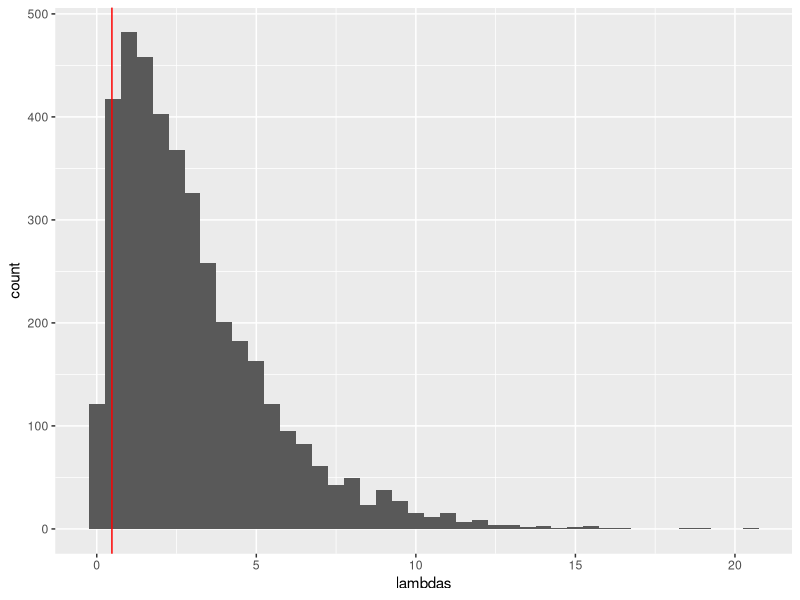

The R script that drew this image:
## ---- chunk 1
library(tidyverse)
## ---- chunk 2
n_experimentos <- 556
lambda <- function(n, x, p){
  # estimador de máxima verosimilitud
  mle <- x / n
  log_mle <- log(mle)
  # log verosimilitud bajo mv
  log_p_mv <- x[1]*log_mle[1] + x[2]*log_mle[2] + x[3]*log_mle[3] + x[4]*log_mle[4]
  # log verosimllitud bajo nula
  log_p_nula <- x[1]*log(p[1]) + x[2]*log(p[2]) + x[3]*log(p[3]) + x[4]*log(p[4])
  lambda <- 2*(log_p_mv - log_p_nula)
  lambda
}

probabilidades_nulas <- c(9/16,3/16,3/16,1/16)
eventos_obs <- c(315, 101, 108, 32)

lambda_obs <- lambda(n_experimentos, eventos_obs, probabilidades_nulas)
lambda_obs
## ---- chunk 3
simulados_nula <- rmultinom(4000, n_experimentos, probabilidades_nulas)
sims_tbl <- data.frame(simulados_nula)
res_lambdas = c()
for(i in 1:4000){
  res_lambdas[i] <- lambda(n_experimentos, sims_tbl[, i], probabilidades_nulas)
}
res_lambdas <- tibble(lambdas = res_lambdas)
## ---- chunk 4
ggplot(res_lambdas, aes(x = lambdas)) + 
  geom_histogram(binwidth = 0.5) +
  geom_vline(xintercept = lambda_obs, color = "red")
## ---- chunk 5
valor_p <- mean(res_lambdas$lambdas >= lambda_obs)
valor_p
## ---- chunk 6
res <- c()
for(i in 1:1000){
  muestra <- rpois(200, 1)
  media <- mean(muestra)
  sd <- sd(muestra)
  ee <- sd / sqrt(200)
  w <- (media - 1) / ee
  p_value <- 2*(1- pnorm(abs(w)))
  res <- c(res, p_value < 0.05)
}
mean(res)
